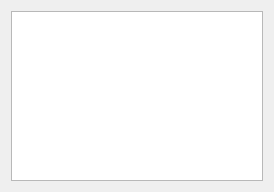
<?xml version="1.0" encoding="UTF-8"?>
<ui version="4.0">
 <class>selectScenseClass</class>
 <widget class="QDialog" name="selectScenseClass">
  <property name="geometry">
   <rect>
    <x>0</x>
    <y>0</y>
    <width>274</width>
    <height>192</height>
   </rect>
  </property>
  <property name="windowTitle">
   <string>选择场景</string>
  </property>
  <layout class="QVBoxLayout" name="verticalLayout">
   <item>
    <widget class="QListWidget" name="listWidget">
     <property name="iconSize">
      <size>
       <width>45</width>
       <height>45</height>
      </size>
     </property>
     <property name="gridSize">
      <size>
       <width>64</width>
       <height>64</height>
      </size>
     </property>
     <property name="viewMode">
      <enum>QListView::IconMode</enum>
     </property>
    </widget>
   </item>
  </layout>
 </widget>
 <layoutdefault spacing="6" margin="11"/>
 <resources/>
 <connections>
  <connection>
   <sender>listWidget</sender>
   <signal>doubleClicked(QModelIndex)</signal>
   <receiver>selectScenseClass</receiver>
   <slot>treeDoubleClicked(QModelIndex)</slot>
   <hints>
    <hint type="sourcelabel">
     <x>106</x>
     <y>81</y>
    </hint>
    <hint type="destinationlabel">
     <x>201</x>
     <y>343</y>
    </hint>
   </hints>
  </connection>
  <connection>
   <sender>listWidget</sender>
   <signal>clicked(QModelIndex)</signal>
   <receiver>selectScenseClass</receiver>
   <slot>treeDoubleClicked(QModelIndex)</slot>
   <hints>
    <hint type="sourcelabel">
     <x>160</x>
     <y>86</y>
    </hint>
    <hint type="destinationlabel">
     <x>174</x>
     <y>200</y>
    </hint>
   </hints>
  </connection>
 </connections>
 <slots>
  <slot>treeDoubleClicked(QModelIndex)</slot>
 </slots>
</ui>
